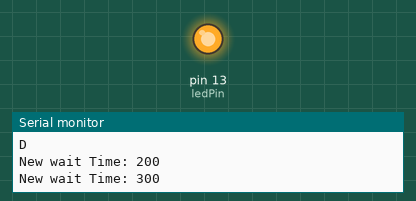
A sketch run on a simulated Arduino Uno, built with avr-gcc and run on an emulated ATmega328P. Parts: output pins drawn as LEDs (lit = HIGH), the last lines printed to the serial monitor.

Above: at 0.8 s.
At 10.5 s:
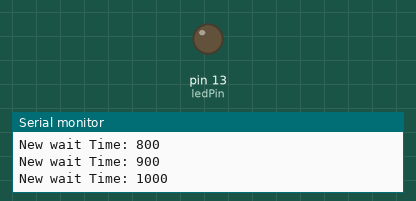
Timing chart, 0 to 26.1 s (numbered marks = the images above):
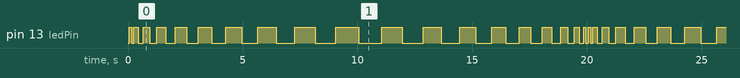

The sketch:

ProgrammingTutorial1.ino
```cpp
const int ledPin = 13; // Constant int: https://www.arduino.cc/reference/en/language/variables/variable-scope-qualifiers/const/

void setup() { //All starting code goes in Void Setup: (Every arduino program requires this)
  Serial.begin (9600); //Begins the serial port at a baud rate of 9600 (9600 bits per second)
  pinMode (ledPin, OUTPUT); //Sets led at pin 13 as an OUTPUT

  countDown (5); //setup of countDown function that is declared later, this function carries the value 5 (go down to function declaration to see how the 5 is used)

  int j = 3; //declares an integer variable j

  while (j > 0) { //While loop, this loops while the parameters inside () are true
    Serial.print (j); //print j
    Serial.print (" , ");
    j--; //Subtracts 1 from j, this is the same thing as j = j - 1
  }
  Serial.println ("Go...\n"); // the \n forces a new line to be started afterwards (it signifies the end of the line)
  Serial.print("3.11111111 + 4.11111111 =");
  Serial.println (addFloats (3.11111111, 4.11111111), 8);  //https://www.arduino.cc/reference/en/language/variables/data-types/float/
                                                           //this prints the two floats (3.11111111, 4.11111111) and prints it at a bit accuaracy of 8
  Serial.println (addDoubles (3.11111111, 4.11111111), 8); //this prints the two doubles (3.11111111, 4.11111111) and prints it at a bit accuaracy of 8
                                                           //floats and doubles are almost the same thing https://www.arduino.cc/reference/en/language/variables/data-types/double/

  bool canVote = true; //Boolean: https://www.arduino.cc/reference/en/language/variables/data-types/bool/

  Serial.print("Can I Vote? ");
  Serial.println (((canVote == true) ? "yes" : "no")); //This is a ternary operator, it checks if canVote == true, then prints "yes" if it is and no if it isnt
                                                       //This is similiar to an if statement

  char letD = 'D'; // Character type data: https://www.arduino.cc/reference/en/language/variables/data-types/char/
  Serial.println (letD);

  //Other data types:
  //byte: 0 to 255; Stores a value from 0 to 255 https://www.arduino.cc/reference/en/language/variables/data-types/byte/
  //unsigned int: 0 - 65535 https://www.arduino.cc/reference/en/language/variables/data-types/unsignedint/
  //long: -2,147,483,648 - 2,147,483,647 https://www.arduino.cc/reference/en/language/variables/data-types/long/
  //unsigned long : 0 - 4,294,967,295 https://www.arduino.cc/reference/en/language/variables/data-types/unsignedlong/

}

void loop() { //Void loop is the second mandatory function in every arduino program (after void setup) the main code goes here
  static int delayPeriod = 100; //These two static integers are used only one (hence the "static") and their values are stick in the void loop since they were declared here
  static int countDir = 1;

  digitalWrite (ledPin, HIGH); //Sends 5v to ledPin (we declared this to be 13)
  delay (delayPeriod);         // Delays for delayPeriod microseconds, we declared delayPeriod to be a static int of 100
  digitalWrite (ledPin, LOW);
  delay (delayPeriod);

  countDir = checkDirChange (delayPeriod, countDir); //declares the variable countDir to be equal to checkDirChange, a function that is declared later on

  delayPeriod += 100 * countDir; //Delay period is declared to now be equal to 100 * countir + delay period. (+= is shorthand) This value is recalculated every loop.
                                 //https://www.arduino.cc/reference/en/language/structure/compound-operators/compoundaddition/
                                 //The value for countDir is gotten from the countDir function that is declared later down

  Serial.print("New wait Time: ");
  Serial.println (delayPeriod);
}

int checkDirChange (int delayPeriod, int countDir) { //declares a function that will return the value of the integer checkDirChange.
                                                     //this function has the values of delayPeriod and countDir from voidLoop, NOT THE ENTIRE VARIABLE, JUST THE VALUE

  if (delayPeriod == 1000 || delayPeriod == 0) {     //the code inside this if statement runs if delay period == 100 or if it equals 0 (delayPeriod == 0)
    countDir *= -1;                                  //same as countDir = countDir * -1

    if (countDir < 0) {                              //if statement inside if statement.
      Serial.println ("Going down");
    } else {                                         //else statement runs if parameters for if statement right above it is not met
      Serial.println ("Going Up");
    }
  }
  return countDir;                                   //this returns the value of countDir that was calculated from this function back to voidLoop since that is where the variable-
                                                     //countDir was declared
}

void countDown(int max) {                           //declares function countDown (rememer this function carries a value of 5 from before)

  for (int i = max; i > 0; i--) {                   //for statement runs as long as the parameters i = max (max is 5) and i > 0 are still true whie subtracting 1 from i (i--)
    Serial.print (i);
    Serial.print (" , ");

  }
  Serial.println ("go...\n");


}

float addFloats(float num1, float num2){            //returns float values num1 + num2 (these were declared to be 3.11111111 and 4.11111111 earlier on
  return num1 + num2;
}

double addDoubles(double num1, double num2){        //returns double values num1 + num2 (these were declared to be 3.11111111 and 4.11111111 earlier on
  return num1 + num2;
}
```

Measured:
- by itself, pin 13 (ledPin): moves between LOW and HIGH, repeating every 20.0 s
- by itself, everything shown: repeats every 20.0 s, in 38 steps
